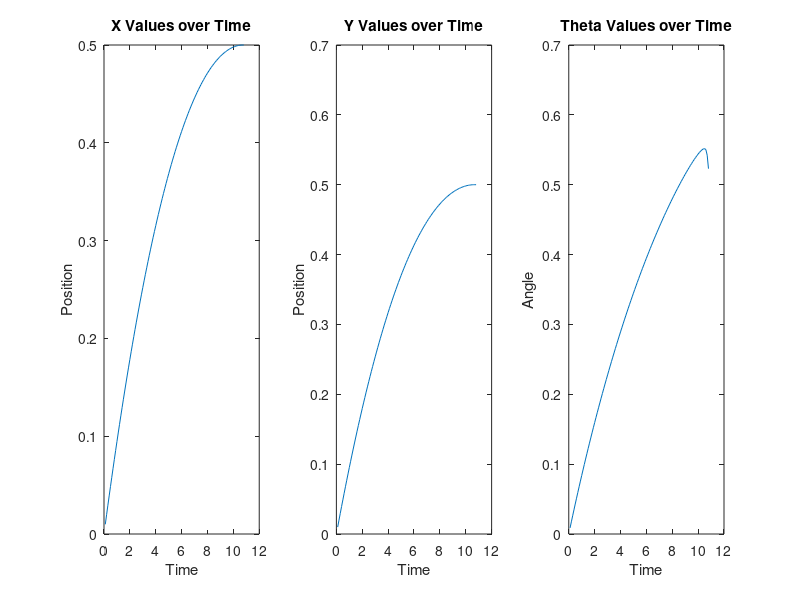
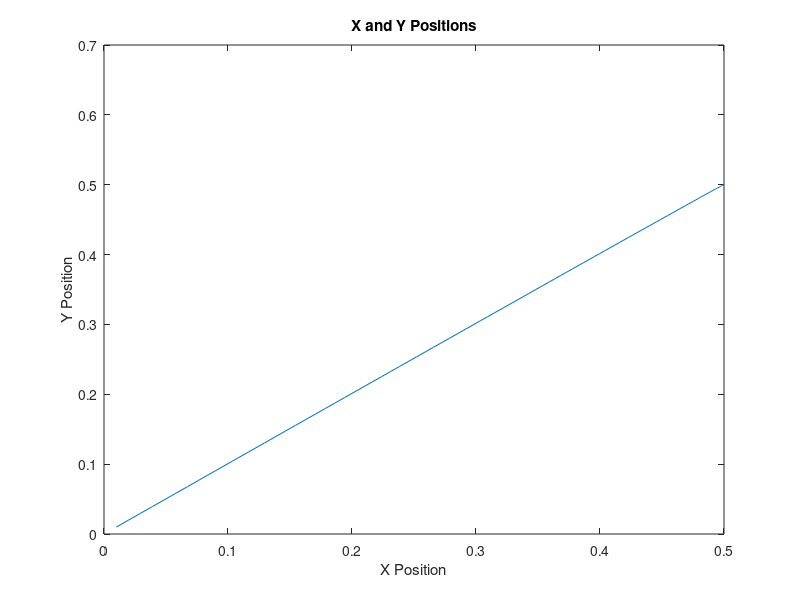

Write MATLAB code to recreate these figures, in order.
clear all;
close all;

t0=0.01;

x_path = [];
y_path = [];
theta_path = [];

%Robot Properties
current_x = 0;
current_y = 0;
current_theta = 0;

%Goal Properties
desired_x = 0.5000;
desired_y = 0.5000;
desired_theta = 0.5230;% 30 Degrees in radians

%Set up proportional constants
k_rho = .99;
k_alpha = 1;
k_beta = -.1157;
for i = 1:108 %108 loops to convergence
    %Calculate deltas
    delta_y = (desired_y - current_y);
    delta_x = (desired_x - current_x);
    delta_theta = (desired_theta - current_theta);
    
    
    rho = sqrt((desired_y - current_y) + (desired_x - current_x));
    alpha = -current_theta + atan2(delta_y,delta_x);
    beta = -current_theta - alpha;

    %Update the matrix
    next_rho = -(k_rho) * rho*cos(alpha);
    next_alpha = -(sin(alpha)/rho - 1);
    next_beta = -(sin(alpha)/rho);

    %Set up motion variables
    v = k_rho * rho;
    w = k_alpha*alpha + k_beta*beta;
    
    if current_x ~= desired_x
        current_x = current_x + t0*cos(current_theta)*v;
    else
        current_x = desired_x;
    end
    
    if current_y~= desired_y
        current_y = current_x + t0*sin(current_theta)*v;
    else
        current_y = desired_y;
    end
    
    if current_theta ~= desired_theta
        current_theta = current_theta + t0*w;
    else
        current_theta = desired_theta;
    end
    
    rho = next_rho;
    alpha = next_alpha;
    beta = next_beta;
    
    x_path = [x_path current_x];
    y_path = [y_path current_y];
    theta_path = [theta_path current_theta];
end

subplot(1, 3, 1);
plot(0.1:.1:10.8, x_path);
title("X Values over Time");
xlabel("Time")
ylabel("Position")

subplot(1, 3, 2);
plot(0.1:.1:10.8, y_path);
title("Y Values over Time");
xlabel("Time")
ylabel("Position")

subplot(1, 3, 3);
plot(0.1:.1:10.8, theta_path);
title("Theta Values over Time");
xlabel("Time")
ylabel("Angle")

figure
plot(x_path, y_path)
title("X and Y Positions");
xlabel("X Position")
ylabel("Y Position")
